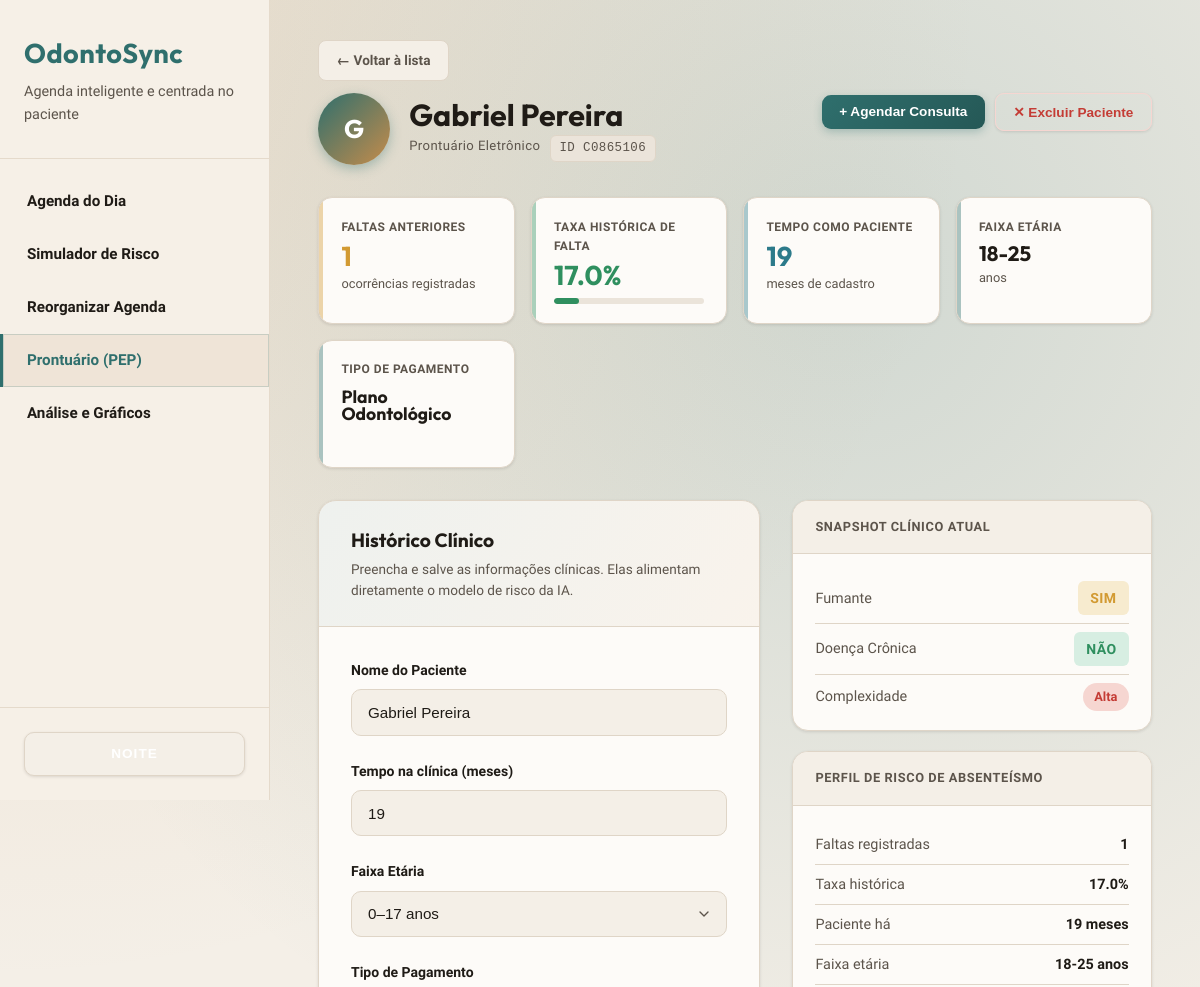
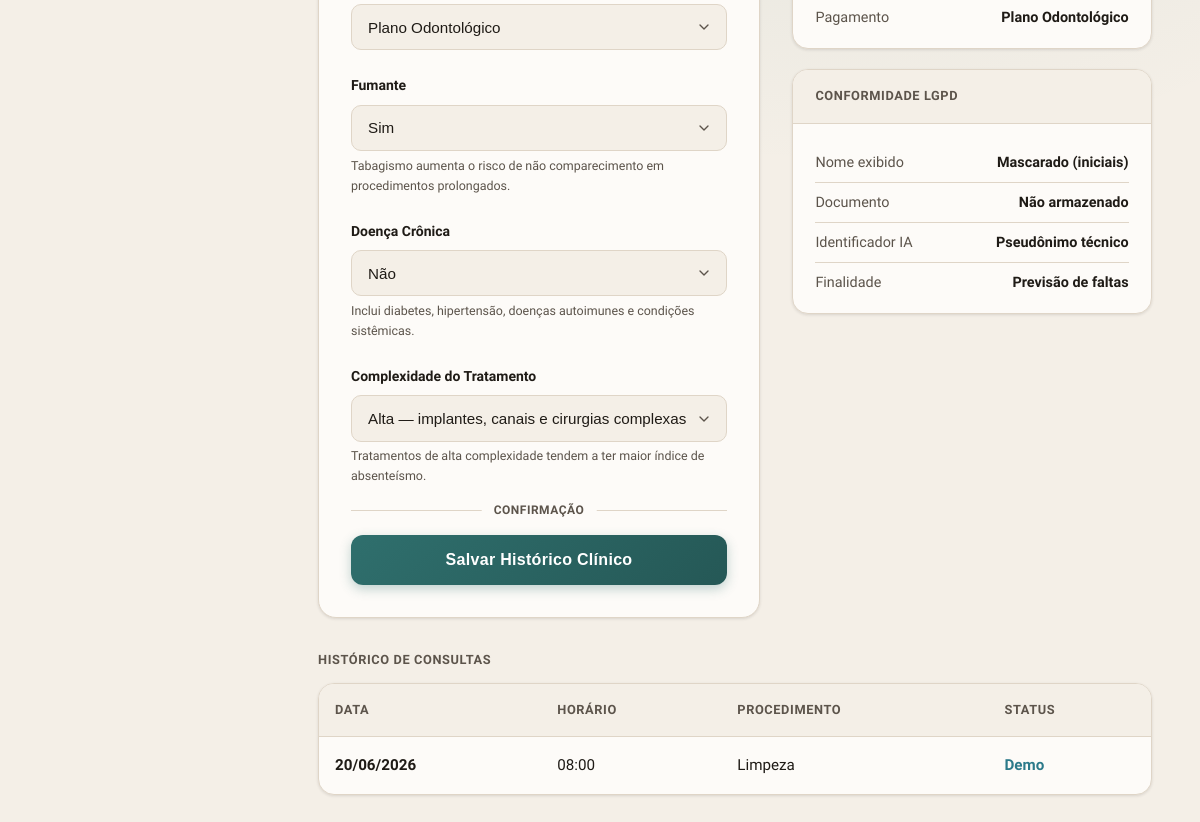
/prontuario/C0865106, run on the app's committed database (2 pictures, top to bottom).
### tables this page shows
CREATE TABLE pacientes (
            id TEXT PRIMARY KEY,
            nome TEXT NOT NULL,
            faixa_etaria TEXT NOT NULL,
            tipo_pagamento TEXT NOT NULL,
            faltas_anteriores INTEGER DEFAULT 0,
            taxa_historica REAL DEFAULT 0.0,
            tempo_como_paciente INTEGER DEFAULT 0,
            created_at TIMESTAMP DEFAULT CURRENT_TIMESTAMP,
            updated_at TIMESTAMP DEFAULT CURRENT_TIMESTAMP
        , fumante INTEGER DEFAULT 0, doenca_cronica INTEGER DEFAULT 0, complexidade_tratamento TEXT DEFAULT 'Baixa', photo_url TEXT, lgpd_mask INTEGER DEFAULT 1);

### app/routes/prontuario.py (the view)
@bp.route('/<paciente_id>', methods=['GET'])
def visualizar_prontuario(paciente_id):
    conn = get_connection()
    cursor = conn.cursor()
    cursor.execute('''
        SELECT id, nome, faixa_etaria, tipo_pagamento, faltas_anteriores,
               taxa_historica, tempo_como_paciente, fumante,
               doenca_cronica, complexidade_tratamento, photo_url, lgpd_mask
        FROM pacientes
        WHERE id = ?
    ''', (paciente_id,))
    paciente = cursor.fetchone()
    cursor.execute('''
        SELECT id, data, horario, procedimento, status_atendimento, status_reorganizacao, compareceu
        FROM consultas
        WHERE paciente_id = ?
        ORDER BY data DESC, horario DESC
        LIMIT 20
    ''', (paciente_id,))
    consultas = [dict(r) for r in cursor.fetchall()]
    conn.close()
    if not paciente:
        return render_template('error.html',
                               error_code=404,
                               error_message='Paciente não encontrado',
                               error_description='Não foi possível localizar o prontuário solicitado.'), 404
    paciente_dict = dict(paciente)
    if paciente_dict.get('lgpd_mask', 1) == 1:
        paciente_dict['nome_mascarado'] = _mascarar_nome(paciente_dict.get('nome'))
    else:
        paciente_dict['nome_mascarado'] = paciente_dict.get('nome')
    return render_template('prontuario.html', paciente=paciente_dict, consultas=consultas, active_page='prontuario')

### app/models/database.py (called while the page is built, shortened)
def _ensure_schema(conn):
    global _schema_checked
    if _schema_checked:
        return

def get_connection():
    conn = sqlite3.connect(Config.DATABASE_PATH)
    conn.row_factory = sqlite3.Row  # Permite acessar colunas por nome
    _ensure_schema(conn)
    return conn

### app/templates/prontuario.html (shortened to what this page needs)
{% extends "base.html" %}
{% block content %}
{% set initials = (paciente.nome_mascarado or 'P')[0] | upper %}
{% set taxa_pct = (paciente.taxa_historica * 100) | round(1) %}
{% set taxa_class = 'high' if taxa_pct >= 60 else ('mid' if taxa_pct >= 30 else 'low') %}
{% set comp = paciente.complexidade_tratamento or 'Baixa' %}
<a href="/prontuario/" class="btn-back">← Voltar à lista</a>
<div class="pep-header">
  <div class="pep-identity">
    <div class="pep-avatar" onclick="document.getElementById('foto-upload').click()" title="Clique para trocar a foto">
      {% if paciente.photo_url %}
        <img src="{{ paciente.photo_url }}" alt="Foto" id="pep-avatar-img">
      {% else %}
        <span id="pep-avatar-initials">{{ initials }}</span>
      {% endif %}
    </div>
    <div class="pep-meta">
      <h1>{{ paciente.nome_mascarado }}</h1>
      <p class="pep-id">
        Prontuário Eletrônico
        <span class="id-chip">ID {{ paciente.id }}</span>
      </p>
    </div>
  </div>
  <div style="display:flex; gap:0.6rem; flex-wrap:wrap; align-items:center;">
    <button onclick="abrirModalAgendar()" style="display:inline-flex;align-items:center;gap:0.4rem;padding:0.6rem 1.1rem;background:linear-gradient(135deg,var(--accent-primary),var(--accent-hover));color:#fff;border:none;border-radius:9px;font-size:0.85rem;font-weight:700;cursor:pointer;transition:var(--transition);box-shadow:0 3px 8px rgba(47,111,109,0.3);">
      + Agendar Consulta
    </button>
    <button onclick="excluirPaciente('{{ paciente.id }}', '{{ paciente.nome_mascarado }}')"
      style="display:inline-flex;align-items:center;gap:0.4rem;padding:0.6rem 1.1rem;background:transparent;color:var(--danger);border:1px solid var(--danger-bg);border-radius:9px;font-size:0.85rem;font-weight:700;cursor:pointer;transition:var(--transition);">
      ✕ Excluir Paciente
    </button>
  </div>
</div>
<div class="pep-stats">
  <div class="pep-stat {% if paciente.faltas_anteriores >= 3 %}stat-danger{% elif paciente.faltas_anteriores >= 1 %}stat-warning{% else %}stat-success{% endif %}">
    <div class="s-label">Faltas anteriores</div>
    <div class="s-value">{{ paciente.faltas_anteriores }}</div>
    <div class="s-sub">ocorrências registradas</div>
  </div>
  <div class="pep-stat {% if taxa_pct >= 60 %}stat-danger{% elif taxa_pct >= 30 %}stat-warning{% else %}stat-success{% endif %}">
    <div class="s-label">Taxa histórica de falta</div>
    <div class="s-value">{{ taxa_pct }}%</div>
    <div class="taxa-bar-wrap">
      <div class="taxa-bar-track">
        <div class="taxa-bar-fill {{ taxa_class }}" style="width: {{ [taxa_pct, 100] | min }}%"></div>
      </div>
    </div>
  </div>
  <div class="pep-stat stat-info">
    <div class="s-label">Tempo como paciente</div>
    <div class="s-value">{{ paciente.tempo_como_paciente }}</div>
    <div class="s-sub">meses de cadastro</div>
  </div>
  <div class="pep-stat">
    <div class="s-label">Faixa etária</div>
    <div class="s-value" style="font-size:1.3rem">{{ paciente.faixa_etaria }}</div>
    <div class="s-sub">anos</div>
  </div>
  <div class="pep-stat">
    <div class="s-label">Tipo de pagamento</div>
    <div class="s-value" style="font-size:1.1rem; padding-top: 0.15rem">{{ paciente.tipo_pagamento }}</div>
    <div class="s-sub">&nbsp;</div>
  </div>
</div>
<div class="pep-layout">
  <div class="pep-form-card">
    <div class="pep-form-card-header">
      <h2>Histórico Clínico</h2>
      <p>Preencha e salve as informações clínicas. Elas alimentam diretamente o modelo de risco da IA.</p>
    </div>
    <div class="pep-form-body">
      <form id="pep-form"
            method="POST"
            action="{{ url_for('prontuario.atualizar_prontuario', paciente_id=paciente.id) }}">
        <div class="field-row">
          <label for="nome">Nome do Paciente</label>
          <input type="text" id="nome" name="nome" value="{{ paciente.nome }}" required>
        </div>
        <div class="field-row">
          <label for="tempo_como_paciente">Tempo na clínica (meses)</label>
          <input type="number" id="tempo_como_paciente" name="tempo_como_paciente" value="{{ paciente.tempo_como_paciente }}" min="1" max="240" required>
        </div>
        <div class="field-row">
          <label for="faixa_etaria">Faixa Etária</label>
          <select id="faixa_etaria" name="faixa_etaria" required>
            <option value="0-17" {% if paciente.faixa_etaria == '0-17' %}selected{% endif %}>0–17 anos</option>
          </select>
        </div>
        <div class="field-row">
          <label for="tipo_pagamento">Tipo de Pagamento</label>
          <select id="tipo_pagamento" name="tipo_pagamento" required>
            <option value="Plano Odontológico" {% if paciente.tipo_pagamento == 'Plano Odontológico' %}selected{% endif %}>Plano Odontológico</option>
          </select>
        </div>
        <div class="field-row">
          <label for="fumante">
            Fumante
          </label>
          <select id="fumante" name="fumante" required>
            <option value="1" {% if paciente.fumante | int == 1 %}selected{% endif %}>Sim</option>
          </select>
          <p class="field-hint">Tabagismo aumenta o risco de não comparecimento em procedimentos prolongados.</p>
        </div>
        <div class="field-row">
          <label for="doenca_cronica">
            Doença Crônica
          </label>
          <select id="doenca_cronica" name="doenca_cronica" required>
            <option value="0" {% if paciente.doenca_cronica | int == 0 %}selected{% endif %}>Não</option>
          </select>
          <p class="field-hint">Inclui diabetes, hipertensão, doenças autoimunes e condições sistêmicas.</p>
        </div>
        <div class="field-row">
          <label for="complexidade_tratamento">
            Complexidade do Tratamento
          </label>
          <select id="complexidade_tratamento" name="complexidade_tratamento" required>
            <option value="Alta"  {% if comp == 'Alta'  %}selected{% endif %}>Alta — implantes, canais e cirurgias complexas</option>
          </select>
          <p class="field-hint">Tratamentos de alta complexidade tendem a ter maior índice de absenteísmo.</p>
        </div>
        <div class="section-divider"><span>Confirmação</span></div>
        <button type="submit" class="pep-submit-btn" id="btn-salvar">
          Salvar Histórico Clínico
        </button>
      </form>
    </div>
  </div>
  <div class="pep-info-panel">
    <div class="info-card">
      <div class="info-card-header">Snapshot Clínico Atual</div>
      <div class="info-card-body">
        <div class="info-row">
          <span class="ir-label">Fumante</span>
          <span class="ir-value">
            {% if paciente.fumante | int == 1 %}
              <span class="badge badge-warning">Sim</span>
            {% else %}
              <span class="badge badge-success">Não</span>
            {% endif %}
          </span>
        </div>
        <div class="info-row">
          <span class="ir-label">Doença Crônica</span>
          <span class="ir-value">
            {% if paciente.doenca_cronica | int == 1 %}
              <span class="badge badge-danger">Sim</span>
            {% else %}
              <span class="badge badge-success">Não</span>
            {% endif %}
          </span>
        </div>
        <div class="info-row">
          <span class="ir-label">Complexidade</span>
          <span class="ir-value">
            <span class="complexity-pill {{ comp }}">{{ comp }}</span>
          </span>
        </div>
      </div>
    </div>
    <div class="info-card">
      <div class="info-card-header">Perfil de Risco de Absenteísmo</div>
      <div class="info-card-body">
        <div class="info-row">
          <span class="ir-label">Faltas registradas</span>
          <span class="ir-value">{{ paciente.faltas_anteriores }}</span>
        </div>
        <div class="info-row">
          <span class="ir-label">Taxa histórica</span>
          <span class="ir-value {% if taxa_pct >= 60 %}style="color:var(--danger)"{% endif %}">{{ taxa_pct }}%</span>
        </div>
        <div class="info-row">
          <span class="ir-label">Paciente há</span>
          <span class="ir-value">{{ paciente.tempo_como_paciente }} meses</span>
        </div>
        <div class="info-row">
          <span class="ir-label">Faixa etária</span>
          <span class="ir-value">{{ paciente.faixa_etaria }} anos</span>
        </div>
        <div class="info-row">
          <span class="ir-label">Pagamento</span>
          <span class="ir-value">{{ paciente.tipo_pagamento }}</span>
        </div>
      </div>
    </div>
    <div class="info-card">
      <div class="info-card-header">Conformidade LGPD</div>
      <div class="info-card-body">
        <div class="info-row">
          <span class="ir-label">Nome exibido</span>
          <span class="ir-value">Mascarado (iniciais)</span>
        </div>
        <div class="info-row">
          <span class="ir-label">Documento</span>
          <span class="ir-value">Não armazenado</span>
        </div>
        <div class="info-row">
          <span class="ir-label">Identificador IA</span>
          <span class="ir-value">Pseudônimo técnico</span>
        </div>
        <div class="info-row">
          <span class="ir-label">Finalidade</span>
          <span class="ir-value">Previsão de faltas</span>
        </div>
      </div>
    </div>
  </div>
</div>
{% if consultas %}
<div style="margin-top:2rem;">
  <div style="font-size:0.8rem;font-weight:700;text-transform:uppercase;letter-spacing:0.6px;color:var(--text-secondary);margin-bottom:0.75rem;">Histórico de Consultas</div>
  <div class="table-container">
    <table>
      <thead>
        <tr>
          <th>Data</th>
          <th>Horário</th>
          <th>Procedimento</th>
          <th>Status</th>
        </tr>
      </thead>
      <tbody>
        {% for c in consultas %}
        <tr id="pep-consult-{{ c.id }}">
          <td><strong>{{ c.data[8:10] }}/{{ c.data[5:7] }}/{{ c.data[0:4] }}</strong></td>
          <td>{{ c.horario }}</td>
          <td>{{ c.procedimento }}</td>
          <td>
            {% if c.compareceu == 1 %}
              <span style="color:var(--success);font-weight:700;">Realizado</span>
            {% elif c.compareceu == 0 and c.status_atendimento %}
              <span style="color:var(--danger);font-weight:700;">Falta</span>
            {% elif c.status_reorganizacao == 'ficticio' %}
              <span style="color:var(--info);font-weight:600;">Demo</span>
            {% else %}
              <span style="color:var(--text-secondary);font-weight:500;">Agendado</span>
            {% endif %}
          </td>
        </tr>
        {% endfor %}
      </tbody>
    </table>
  </div>
</div>
{% endif %}
{% endblock %}

### app/static/css/style.css (style rules this page uses)
:root { --bg-primary: #fdfbf8; --bg-secondary: #f4efe7; --bg-tertiary: #ebe4da; --text-primary: #1f1b16; --text-secondary: #5c544b; --border-color: #dfd5c7; --accent-primary: #2f6f6d; --accent-hover: #255856; --accent-secondary: #c58c4b; --danger: #c43c35; --danger-bg: #f6d6d1; --warning: #d29a32; --warning-bg: #f7ebcf; --success: #2f8f5f; --success-bg: #d7eee2; --info: #2c7a8a; --info-bg: #d4ecf0; --sidebar-bg: #f6f0e7; --sidebar-border: #e5dacb; --sidebar-text: var(--text-primary); --sidebar-hover: #efe4d7; --shadow-sm: 0 1px 3px rgba(31, 27, 22, 0.12); --shadow-md: 0 8px 16px rgba(31, 27, 22, 0.12); --shadow-lg: 0 16px 32px rgba(31, 27, 22, 0.16); --font-heading: 'Outfit', 'Helvetica Neue', Arial, sans-serif; --font-body: 'Source Sans 3', 'Helvetica Neue', Arial, sans-serif; --font-mono: 'Outfit', monospace; --transition: color 0.2s ease, background-color 0.2s ease, border-color 0.2s ease, box-shadow 0.2s ease, transform 0.2s ease; }
* { margin: 0; padding: 0; box-sizing: border-box; }
body { font-family: var(--font-body); background-color: var(--bg-secondary); color: var(--text-primary); line-height: 1.6; display: flex; min-height: 100vh; transition: background-color 0.2s ease, color 0.2s ease; background-image: radial-gradient(circle at top left, rgba(197, 140, 75, 0.18), transparent 45%), radial-gradient(circle at 70% 15%, rgba(47, 111, 109, 0.18), transparent 50%); }
.table-container { background-color: var(--bg-primary); border-radius: 16px; border: 1px solid var(--border-color); overflow: hidden; box-shadow: var(--shadow-sm); }
table { width: 100%; border-collapse: collapse; }
thead { background-color: var(--bg-secondary); border-bottom: 1px solid var(--border-color); }
th { padding: 1rem; text-align: left; font-weight: 700; font-size: 0.8rem; color: var(--text-secondary); text-transform: uppercase; letter-spacing: 0.6px; }
td { padding: 1rem; border-bottom: 1px solid var(--border-color); color: var(--text-primary); font-size: 0.95rem; }
tr:last-child td { border-bottom: none; }
tbody tr { transition: var(--transition); }
.badge { display: inline-block; padding: 0.35rem 0.75rem; border-radius: 6px; font-size: 0.875rem; font-weight: 600; text-transform: uppercase; letter-spacing: 0.5px; }
.badge-warning { background-color: var(--warning-bg); color: var(--warning); }
.badge-success { background-color: var(--success-bg); color: var(--success); }
label { display: block; font-size: 0.875rem; font-weight: 600; color: var(--text-primary); margin-bottom: 0.5rem; }
input[type="text"], input[type="number"], input[type="email"], select { width: 100%; padding: 0.85rem 1rem; background-color: var(--bg-secondary); border: 1px solid var(--border-color); border-radius: 10px; font-size: 0.95rem; color: var(--text-primary); transition: var(--transition); }
button { padding: 0.9rem 2rem; background-color: var(--accent-primary); color: white; border: none; border-radius: 10px; font-size: 0.95rem; font-weight: 600; cursor: pointer; transition: var(--transition); box-shadow: var(--shadow-sm); }
.stats-grid .stat-card, .cards-grid .card, .table-container, .result-card, .form-container, .grafico { animation: rise-in 0.5s ease both; }

### data on the page
pacientes: nome_mascarado "Gabriel Pereira", id "C0865106", faltas_anteriores "1", tempo_como_paciente "19", faixa_etaria "18-25", tipo_pagamento "Plano Odontológico", nome "Gabriel Pereira", fumante "Sim", doenca_cronica "Não", complexidade_tratamento "Alta — implantes, canais e cirurgias complexas", complexidade_tratamento "Alta"

### other printed values
{{ initials }} "G"
{{ taxa_pct }} "17.0"
{{ c.data[8:10] }} "20"
{{ c.data[5:7] }} "06"
{{ c.data[0:4] }} "2026"
{{ c.horario }} "08:00"
{{ c.procedimento }} "Limpeza"
